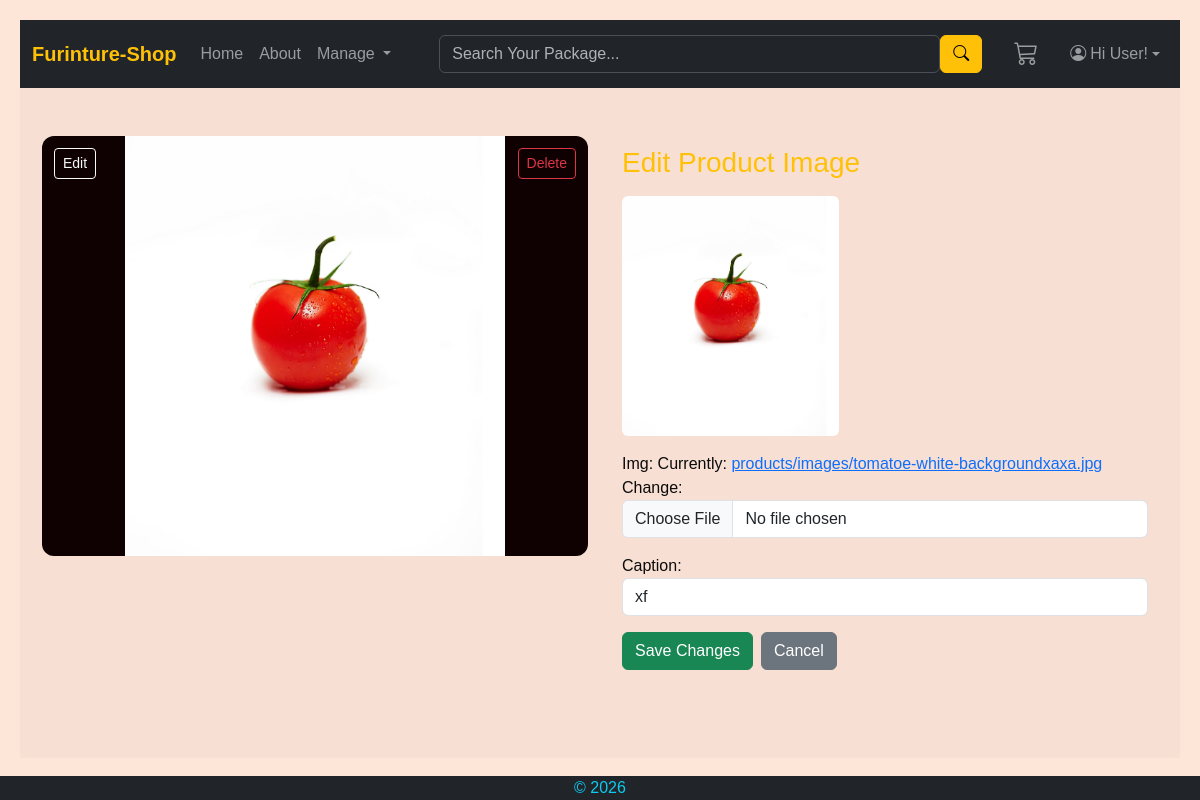
Before: /products/image/edit/4 with the older database file.
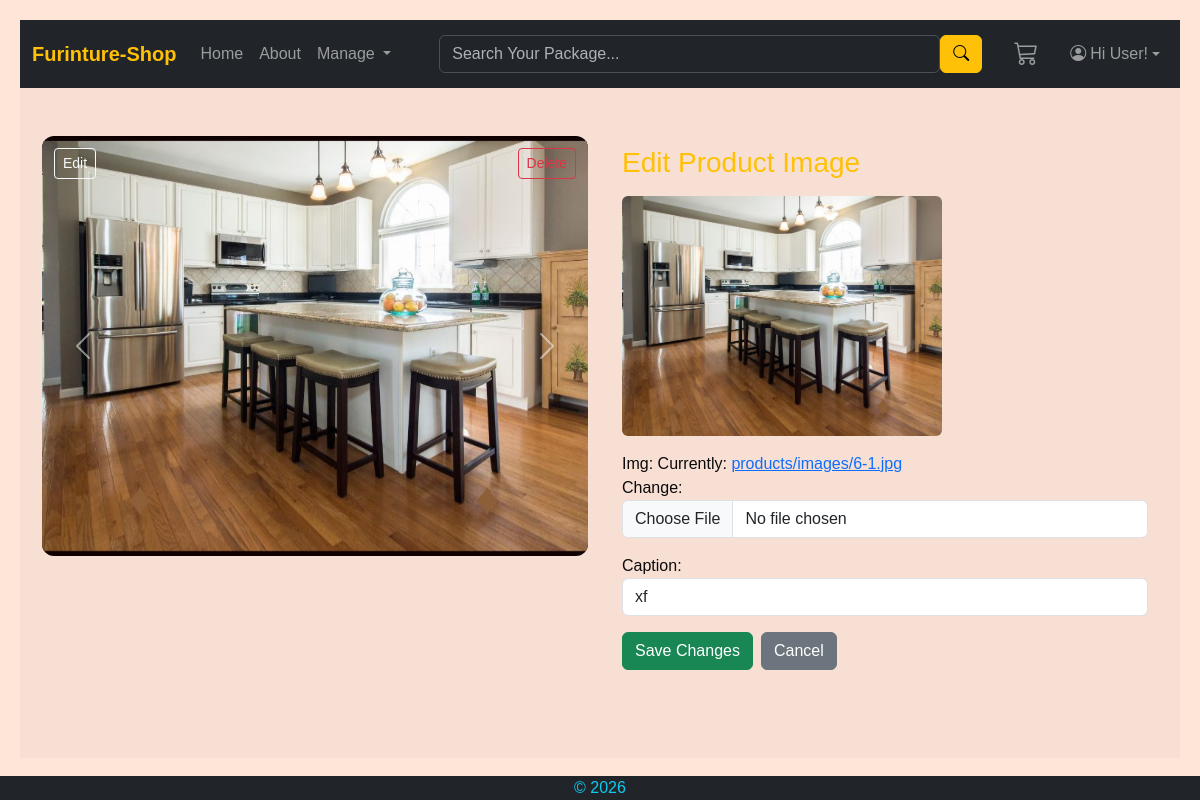
After: the same page with the newer database file.
### products/models.py (models this page shows, shortened)
class ProductImage(models.Model):
    img = models.ImageField(upload_to='products/images/')
    caption = models.CharField(max_length=200, blank=True)
    product = models.ForeignKey(Product, on_delete=models.CASCADE, related_name='images')
    created_at = models.DateTimeField(auto_now_add=True)
    updated_at = models.DateTimeField(auto_now=True)

### products/views.py (the view, shortened to what this page needs)
# urls.py: path('image/edit/<int:pk>', EditProductImage.as_view(), name = 'edit_prod_image'),
class EditProductImage(UpdateView):
    model = ProductImage
    template_name = 'products/image_edit.html'
    form_class = ProductImageForm
    context_object_name = 'image'
    def get_context_data(self, **kwargs):
        context = super().get_context_data(**kwargs)
        context['product'] = self.object.product
        return context

### products/forms.py
class ProductImageForm(forms.ModelForm):
    class Meta:
        model = ProductImage
        fields = ['img', 'caption']
        widgets = {
            'img': forms.ClearableFileInput(attrs={
                'class': 'form-control'
            }),
            'caption': forms.TextInput(attrs={
                'class': 'form-control',
                'placeholder': 'Optional caption'
            }),
        }

### templates/products/image_edit.html (shortened to what this page needs)
{% extends 'base/base.html' %}
{% block content %}
<section id="product-detail-section" class="container py-5">
    <div class="row g-4 align-items-start">
        <div class="col-lg-6">
            {% include 'products/includes/productImageCarousel.html' %}
        </div>
        <div class="col-lg-6">
            <div class="product-info">
                <h3 class="mb-3 text-warning">
                    Edit Product Image
                </h3>
                <img src="{{ image.img.url }}"
                     class="img-fluid rounded mb-3"
                     style="max-height: 240px; object-fit: contain;"
                     alt="Current Image">
                <form method="post" enctype="multipart/form-data">
                    {{ form.as_p }}
                    <div class="d-flex gap-2 mt-3">
                        <button type="submit" class="btn btn-success">
                            Save Changes
                        </button>
                        <a href="{% url 'product_details' image.product.pk %}"
                           class="btn btn-secondary">
                            Cancel
                        </a>
                    </div>
                </form>
            </div>
        </div>
    </div>
</section>
{% endblock %}

### templates/products/includes/productImageCarousel.html (shortened to what this page needs)
<div id="productImageCarousel"
     class="carousel slide product-carousel"
     data-bs-ride="carousel">
    {% if product.images.all %}
    <div class="carousel-inner">
        {% for image in product.images.all %}
        <div class="carousel-item {% if forloop.first %}active{% endif %}">
            <a href="{% url 'edit_prod_image' image.pk %}"
               class="btn btn-sm btn-outline-light image-btn image-btn-left">
                Edit
            </a>
            <a href="{% url 'del_prod_image' image.pk %}"
               class="btn btn-sm btn-outline-danger image-btn image-btn-right">
                Delete
            </a>
            <img src="{{ image.img.url }}"
                 class="d-block w-100 product-main-img"
                 alt="{{ product.title }}">
        </div>
        {% endfor %}
    </div>
    {% if product.images.count > 1 %}
    <button class="carousel-control-prev"
            type="button"
            data-bs-target="#productImageCarousel"
            data-bs-slide="prev">
        <span class="carousel-control-prev-icon"></span>
    </button>
    <button class="carousel-control-next"
            type="button"
            data-bs-target="#productImageCarousel"
            data-bs-slide="next">
        <span class="carousel-control-next-icon"></span>
    </button>
    {% endif %}
    {% endif %}
</div>

Changed rows visible on the page:
changed ProductImage "xf": img: a different picture
Other visible differences:
text no longer shown: "Img: Currently: products/images/tomatoe-white-backgroundxaxa.jpg Change: Caption:"
text now shown: "Img: Currently: products/images/6-1.jpg Change: Caption:"
